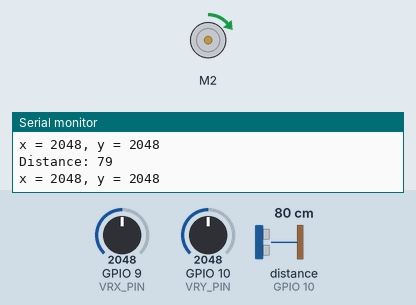
Simulated run of this sketch. Board: ESP32-S3. Shown: DC motor (green arrow = forward, orange = backward, longer = faster), the last lines printed to the serial monitor. Wiring (inferred from the names in the program): ultrasonic range finder: trigger GPIO 9; echo GPIO 10. The inputs (shaded band) are chosen by the test bench; at power-on: GPIO 9 (VRX_PIN) = 2048, GPIO 10 (VRY_PIN) = 2048, distance to the obstacle (sensor on GPIO 10) 80 cm. The echo pulse lasts 58.3 µs per cm.

Above: at 1.2 s.
1.3 s: GPIO 9 (VRX_PIN) set to 2866
At 2.8 s:
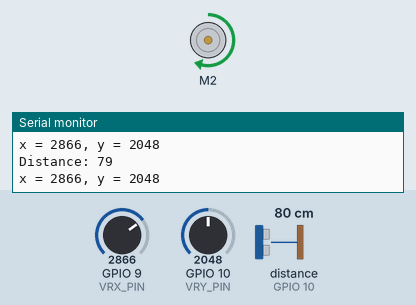
3.1 s: GPIO 9 (VRX_PIN) set to 1228
At 3.8 s:
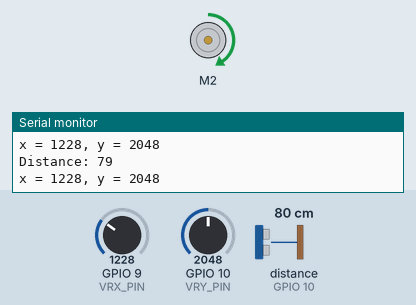
5.0 s: GPIO 9 (VRX_PIN) set to 450
At 5.8 s:
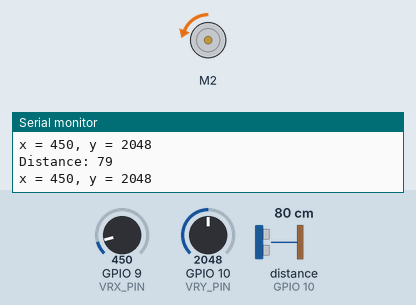
6.8 s: GPIO 9 (VRX_PIN) set to 550
At 7.9 s:
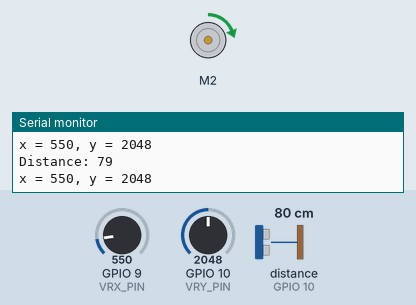
8.7 s: GPIO 9 (VRX_PIN) set to 0
At 9.9 s:
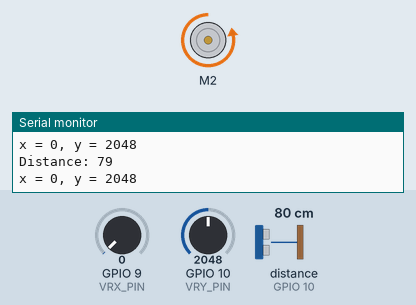
10.5 s: GPIO 9 (VRX_PIN) set to 491
At 11.9 s:
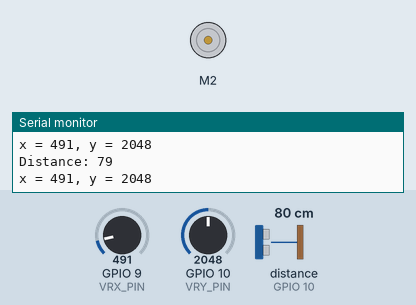
Timing chart, 0 to 13.4 s (numbered marks = the images above; inputs shaded):
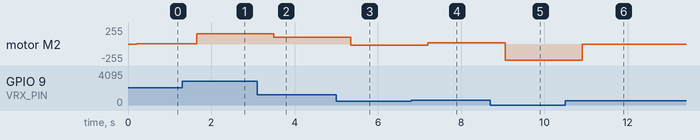

Measured:
- after the input at 1.3 s, motor M2: forward 1/255 → forward 154/255 after 0.35 s
- after the input at 3.1 s, motor M2: forward 154/255 → forward 103/255 after 0.40 s
- after the input at 5.0 s, motor M2: forward 103/255 → backward 20/255 after 0.35 s
- after the input at 6.8 s, motor M2: backward 20/255 → forward 20/255 after 0.40 s
- after the input at 8.7 s, motor M2: forward 20/255 → backward 245/255 after 0.35 s
- after the input at 10.5 s, motor M2: backward 245/255 → stopped after 0.41 s

The sketch:

BoatRC_alpha.ino
```cpp
/*
This is a test sketch for the Adafruit assembled Motor Shield for Arduino v2
It won't work with v1.x motor shields! Only for the v2's with built in PWM
control

For use with the Adafruit Motor Shield v2
---->	http://www.adafruit.com/products/1438
*/
#include <TFT_eSPI.h>
#include <SPI.h>

#include <Wire.h>
#include <Adafruit_MotorShield.h>

const int trigPin = 9;
const int echoPin = 10;
// defines variables
long duration;
int distance;


// Create the motor shield object with the default I2C address
Adafruit_MotorShield AFMS = Adafruit_MotorShield();
// Or, create it with a different I2C address (say for stacking)
// Adafruit_MotorShield AFMS = Adafruit_MotorShield(0x61);

// Select which 'port' M1, M2, M3 or M4. In this case, M1
Adafruit_DCMotor *myMotor = AFMS.getMotor(2);
// You can also make another motor on port M2
//Adafruit_DCMotor *myOtherMotor = AFMS.getMotor(2);
#define VRX_PIN  A8 // Arduino pin connected to VRX pin
#define VRY_PIN  A9 // Arduino pin connected to VRY pin

int xValue = 0; // To store value of the X axis
int yValue = 0; // To store value of the Y axis
int xSpeed = 0; // To Speed value of the X axis

void joystick()
{
  xValue = analogRead(VRX_PIN);
  yValue = analogRead(VRY_PIN);
  }

void dist()
{
  digitalWrite(trigPin, LOW);
  delayMicroseconds(2);
  // Sets the trigPin on HIGH state for 10 micro seconds
  digitalWrite(trigPin, HIGH);
  delayMicroseconds(10);
  digitalWrite(trigPin, LOW);
  // Reads the echoPin, returns the sound wave travel time in microseconds
  duration = pulseIn(echoPin, HIGH);
  // Calculating the distance
  distance = duration * 0.034 / 2;
  // Prints the distance on the Serial Monitor

  }

void setup() {
  Wire.begin();
  Serial.begin(9600);         // set up Serial library at 9600 bps
  Serial.println("Adafruit Motorshield v2 - DC Motor test!");

  AFMS.begin();  // create with the default frequency 1.6KHz
  //AFMS.begin(1000);  // OR with a different frequency, say 1KHz

  // Set the speed to start, from 0 (off) to 255 (max speed)
  pinMode(trigPin, OUTPUT); // Sets the trigPin as an Output
  pinMode(echoPin, INPUT); // Sets the echoPin as an Input
  myMotor->setSpeed(150);
  myMotor->run(FORWARD);
  // turn on motor
  myMotor->run(RELEASE);
}

void loop() {

   dist();

  Serial.print("Distance: ");
  Serial.println(distance);
  joystick ();
  Serial.print("x = ");
  Serial.print(xValue);
  Serial.print(", y = ");
  Serial.println(yValue);
  delay(200);

  if(  xValue < 490)
  {
    myMotor->run(BACKWARD);
    xSpeed =  490 - xValue;
    myMotor->setSpeed(xSpeed/2);
    }
    else if(xValue > 510)
    {
      myMotor->run(FORWARD);
      xSpeed =  xValue - 510;
      myMotor->setSpeed(xSpeed/2);
      }
      else
      {
         myMotor->run(RELEASE);

        }

//  while(distance < 4)
//  {
//    myMotor->run(RELEASE);
//
//    }

}
```
